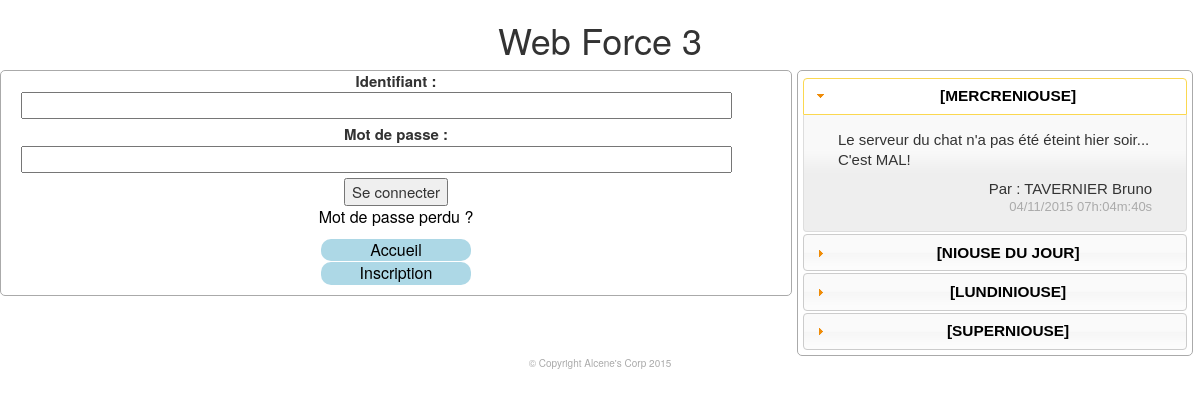
Screenshot of /?PAGE=0 with the database file from the repository.
### tables this page shows
CREATE TABLE IF NOT EXISTS `page` (
  `PAGE_ID` int(11) NOT NULL,
  `PAGE_NAME` varchar(50) NOT NULL,
  `PAGE_LINK` varchar(50) NOT NULL,
  `PAGE_INDEX` int(11) NOT NULL,
  `PAGE_VISIBLE` int(11) NOT NULL,
  `PAGE_SHOWLOGGED` int(11) NOT NULL,
  `PAGE_RANK_VALUE` int(11) NOT NULL
);

CREATE TABLE IF NOT EXISTS `news` (
  `NEWS_ID` int(11) NOT NULL,
  `NEWS_TITLE` varchar(50) NOT NULL,
  `NEWS_CONTENT` text NOT NULL,
  `NEWS_USER_ID` int(11) NOT NULL,
  `NEWS_TIMESTAMP` int(11) NOT NULL,
  `NEWS_VISIBLE` int(1) NOT NULL
);

CREATE TABLE IF NOT EXISTS `user` (
  `USER_ID` int(11) NOT NULL,
  `USER_LOGIN` varchar(42) NOT NULL,
  `USER_PASS` varchar(42) NOT NULL,
  `USER_NAME` varchar(50) NOT NULL,
  `USER_FIRSTNAME` varchar(50) NOT NULL,
  `USER_PSEUDO` varchar(10) NOT NULL,
  `USER_RANK_VALUE` int(11) NOT NULL,
  `USER_BIRTHDAY` varchar(50) NOT NULL,
  `USER_IP` varchar(50) NOT NULL,
  `USER_BAN` int(1) NOT NULL,
  `USER_MAIL` varchar(50) NOT NULL,
  `USER_AVATAR` varchar(50) NOT NULL,
  `USER_LOST` int(1) NOT NULL,
  `USER_TOKEN` varchar(32) NOT NULL
);

### Scripts/PHP/Config.php (called while the page is built, shortened)
<?php
	$Config = array
	(
		"SQL" => array
		(
			"USER" => "WF3",
			"PASS" => "CREMeCq3nmLJpsXG",
			"BASE" => "Perso",
			"HOST" => "localhost",
			"TYPE" => "mysql"
		),
		"SCRIPT_LINK" => array
		(
			"PHP" => "Scripts/PHP/",
			"JS" => "Scripts/JS/",
			"CSS" => "Scripts/CSS/"
		)
	);
	include_once($Config["SCRIPT_LINK"]["PHP"]."Functions.php");
?>

### Scripts/PHP/Functions.php (called while the page is built)
<?php
	function is_Login()
	{
		return (isset($_SESSION['ID']) && isset($_SESSION['RANK']));
	}
?>

### Scripts/PHP/News.php (the view)
<?php
	$req = "SELECT NEWS_ID, NEWS_TITLE, USER_NAME, USER_FIRSTNAME, NEWS_TIMESTAMP, NEWS_VISIBLE, NEWS_CONTENT FROM ".$Config["SQL"]["BASE"].".NEWS INNER JOIN USER ON NEWS.NEWS_USER_ID=USER.USER_ID ORDER BY NEWS_ID DESC";
	$stmt = $bdd->query($req);
	echo "<div id='accordion'>";
	while($row = $stmt->fetch(PDO::FETCH_ASSOC))
	{
		if($row['NEWS_VISIBLE'] == 1)
		{
			echo "<h3 class='show_news_title'>".$row['NEWS_TITLE']."</h3>";
			echo "<div>";
			echo "<p class='show_news_content'>";
			echo $row['NEWS_CONTENT'];
			echo "</p>";
			echo "<p class='show_news_author'>".$row['USER_NAME']." ". $row['USER_FIRSTNAME'] ."</p>";
			echo "<p class='show_news_time'>". date('d/m/Y H\h:i\m:s\s', $row['NEWS_TIMESTAMP']) ."</p>";
			echo "</div>";
		}
	}
	echo "</div>";
?>

### index.php (shortened to what this page needs)
<?php
	include_once("Scripts/PHP/Config.php");
?>
<!doctype html>
<html>
	<head>
		<link href="<?php echo $Config["SCRIPT_LINK"]["CSS"]; ?>JQueryUI/jquery-ui.min.css" rel="stylesheet" type="text/css">
		<link href="<?php echo $Config["SCRIPT_LINK"]["CSS"]; ?>JQueryUI/jquery-ui.structure.min.css" rel="stylesheet" type="text/css">
		<link href="<?php echo $Config["SCRIPT_LINK"]["CSS"]; ?>JQueryUI/jquery-ui.theme.min.css" rel="stylesheet" type="text/css">
		<link href="<?php echo $Config["SCRIPT_LINK"]["CSS"]; ?>bootstrap.css" rel="stylesheet" type="text/css">
		<link rel="stylesheet" href="Lib/sceditor/minified/themes/default.min.css" type="text/css" media="all" />
		<link href="<?php echo $Config["SCRIPT_LINK"]["CSS"]; ?>style.css" rel="stylesheet" type="text/css">
	</head>
	<body>
		<header>
			<h1>Web Force 3</h1>
		</header>
		<section>
			<div id="all_content">
				<div>
					<nav id="menu">
						<div id="login">
							<?php
								include_once($Config["SCRIPT_LINK"]["PHP"]."Login.php");
							?>
						</div>
						<div id="nav">
							<?php
								include_once($Config["SCRIPT_LINK"]["PHP"]."Menu.php");
							?>
						</div>
					</nav>
					<div id="content">
						<?php
							include_once($Config["SCRIPT_LINK"]["PHP"]."Main.php");
						?>
					</div>
				</div>
			</div>
		</section>
		<footer>
		 &copy; Copyright Alcene's Corp 2015
		</footer>
	</body>
<html>

### Scripts/PHP/Login.php (shortened to what this page needs)
<?php
	if(!is_Login())
	{
?>
		<form method="POST">
			<label>Identifiant :
				<input type="TEXT" name="LOGIN" required>
			</label>
			<label>Mot de passe :
				<input type="PASSWORD" name="PASS" required>
			</label>
			<input type="SUBMIT" value="Se connecter">
		</form>
		<p><a href='?PAGE=4'>Mot de passe perdu ?</a></p>
<?php
	}
?>

### Scripts/PHP/Menu.php
<?php
	if(isset($_GET['PAGE']) && is_numeric($_GET['PAGE']))
	{
		$req = "SELECT PAGE_NAME, PAGE_LINK, PAGE_INDEX, PAGE_VISIBLE, PAGE_SHOWLOGGED, PAGE_RANK_VALUE FROM ".$Config["SQL"]["BASE"].".PAGE ORDER BY PAGE_INDEX ASC";
		$stmt = $bdd->query($req);
		echo "<form>";
		echo "<ul>";
		while($donnees = $stmt->fetch(PDO::FETCH_ASSOC))
		{
			if($donnees['PAGE_VISIBLE'] == 1)
			{
				if(is_Login())
				{
					if($donnees['PAGE_RANK_VALUE'] <= $_SESSION['RANK'])
					{
						if(($donnees['PAGE_SHOWLOGGED'] == 1) || ($donnees['PAGE_SHOWLOGGED'] == 2))
						{
							echo "<li class='navig'><a href='?PAGE=".$donnees['PAGE_INDEX']."'>".$donnees['PAGE_NAME']."</a></li>";
						}
					}
				}
				else
				{
					if($donnees['PAGE_RANK_VALUE'] == 0)
					{
						if(($donnees['PAGE_SHOWLOGGED'] == 0) || ($donnees['PAGE_SHOWLOGGED'] == 2))
						{
							echo "<li class='navig'><a href='?PAGE=".$donnees['PAGE_INDEX']."'>".$donnees['PAGE_NAME']."</a></li>";
						}
					}
				}
			}
		}
		echo "</ul>";
		echo "</form>";
	}
	else
	{
		header("location:?PAGE=0");
	}
?>

### Scripts/PHP/Main.php (shortened to what this page needs)
<?php
	if(isset($_GET['PAGE']) && is_numeric($_GET['PAGE']))
	{
		$req = "SELECT PAGE_NAME, PAGE_LINK, PAGE_INDEX, PAGE_VISIBLE, PAGE_SHOWLOGGED, PAGE_RANK_VALUE FROM ".$Config["SQL"]["BASE"].".PAGE";
		$stmt = $bdd->query($req);
		while($donnees = $stmt->fetch(PDO::FETCH_ASSOC))
		{
			if($_GET['PAGE'] == $donnees['PAGE_INDEX'])
			{
				if(is_Login())
				{
					if($_SESSION['RANK'] >= $donnees['PAGE_RANK_VALUE'])
					{
						if(($donnees['PAGE_SHOWLOGGED'] == 1) || ($donnees['PAGE_SHOWLOGGED'] == 2))
						{
							include_once($Config["SCRIPT_LINK"]["PHP"].$donnees['PAGE_LINK']);
						}
					}
				}
				else
				{
					if($donnees['PAGE_RANK_VALUE'] == 0)
					{
						if(($donnees['PAGE_SHOWLOGGED'] == 0) || ($donnees['PAGE_SHOWLOGGED'] == 2))
						{
							include_once($Config["SCRIPT_LINK"]["PHP"].$donnees['PAGE_LINK']);
						}
					}
				}
			}
		}
	}
	else
	{
		header("location:?PAGE=0");
	}
?>

### Scripts/CSS/style.css (style rules this page uses)
header { text-align:center; font-size:25px; }
footer { text-align:center; font-size:10px; color:#aaa; width:100%; bottom:0; }
#menu { width:66%; display:block; float:left; border:1px solid #AAA; border-radius:5px; }
form > label { display:block; }
#login { font-size:15px; text-align:center; }
#login > form > label > input { width:90%; -webkit-box-sizing:border-box; -moz-box-sizing:border-box; box-sizing:border-box; margin-bottom:1px; display:block; margin-left:20px; }
#login > form { text-align:center; }
ul { padding:0; }
#nav li { background-color:lightblue; border-radius:10px; text-align:center; margin: 1px auto 1px auto; list-style:none; width:150px; }
#content { float:left; display:inline-block; width:33%; margin-left:5px; -webkit-box-sizing:border-box; -moz-box-sizing:border-box; box-sizing:border-box; border:1px solid #AAA; border-radius:5px; padding:5px; }
#all_content { overflow:auto; }
.show_news_title { text-align:center; font-size:30px; color:black; }
.show_news_title::after { content:"]"; }
.show_news_title::before { content:"["; }
.show_news_content { word-wrap: break-word; font-size:15px; }
.show_news_author { margin:0; font-size:15px; text-align:right; }
.show_news_author::before { content:"Par : "; }
.show_news_time { color:#AAA; font-size:13px; margin:0; text-align:right; }
a { text-decoration:none; color:black; font-size:16px; }

### rows the page displays
page: PAGE_NAME "Accueil"
page: PAGE_NAME "Inscription"
news: NEWS_VISIBLE 1 (drawn), NEWS_TITLE "MERCRENIOUSE", NEWS_CONTENT "Le serveur du chat n'a pas été éteint hier soir... C'est MAL!", user.USER_NAME "TAVERNIER", user.USER_FIRSTNAME "Bruno", NEWS_TIMESTAMP "04/11/2015 07h:04m:40s"
news: NEWS_VISIBLE 1 (drawn), NEWS_TITLE "NIOUSE DU JOUR"
news: NEWS_VISIBLE 1 (drawn), NEWS_TITLE "LUNDINIOUSE"
news: NEWS_VISIBLE 1 (drawn), NEWS_TITLE "SUPERNIOUSE"
